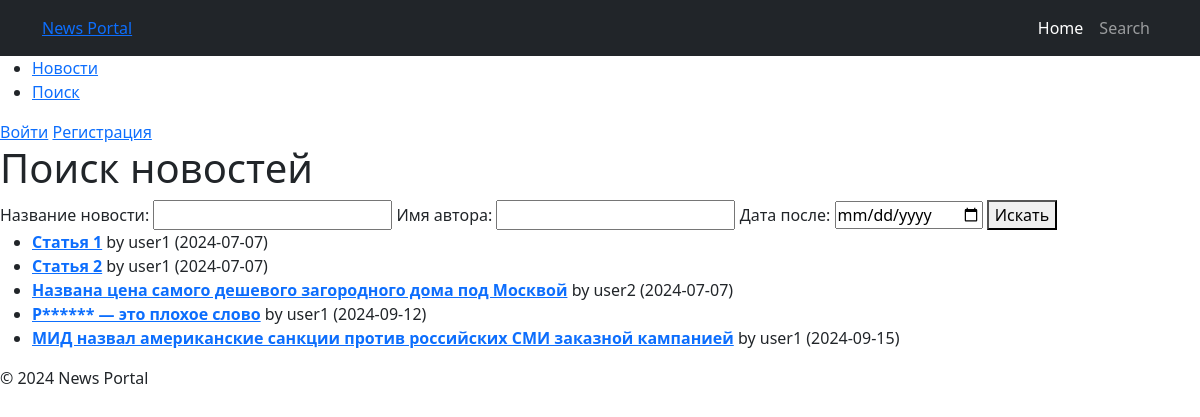
Page /posts/search/ on the earlier database version.
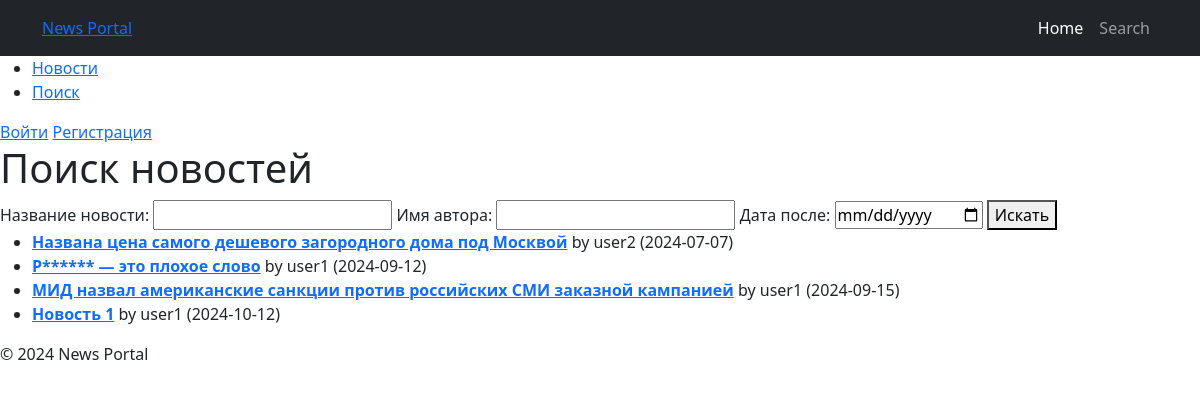
Same page on the later database version.
### news/models.py (models this page shows, shortened)
class Post(models.Model):
    ARTICLE = 'AR'
    NEWS = 'NW'
    POST_TYPE_CHOICES = [
        (ARTICLE, 'Article'),
        (NEWS, 'News'),
    ]
    author = models.ForeignKey(Author, on_delete=models.CASCADE)
    post_type = models.CharField(max_length=2, choices=POST_TYPE_CHOICES, default=ARTICLE)
    date_created = models.DateTimeField(auto_now_add=True)
    categories = models.ManyToManyField(Category, through='PostCategory')
    title = models.CharField(max_length=255)
    text = models.TextField()
    rating = models.IntegerField(default=0)

class Author(models.Model):
    user = models.OneToOneField(User, on_delete=models.CASCADE)
    rating = models.IntegerField(default=0)

### news/views.py (the view)
# urls.py: path('posts/search/', NewsSearchView.as_view(), name='search'),
class NewsSearchView(FilterView):
    model = Post
    template_name = 'search.html'
    context_object_name = 'posts'
    filterset_class = PostFilter

### news/context_processors.py (called while the page is built)
def is_author(request):
    if request.user.is_authenticated:
        return {'is_author': request.user.groups.filter(name='authors').exists()}
    return {'is_author': False}

### news/templatetags/censor.py (called while the page is built)
@register.filter(name='censor')
def censor(value):
    words = value.split()
    censored_text = []
    for word in words:
        clean_word = word.strip('.,!?')  # Убираем знаки препинания для проверки слова
        if clean_word.lower() in BAD_WORDS:
            censored_word = clean_word[0] + '*' * (len(clean_word) - 1)
            censored_text.append(word.replace(clean_word, censored_word))  # Восстанавливаем знаки препинания
        else:
            censored_text.append(word)
    return ' '.join(censored_text)

### templates/search.html
{% extends "default.html" %}
{% load censor %}
{% block content %}
<h1>Поиск новостей</h1>
<form method="get" action="{% url 'search' %}">
    <label for="title">Название новости:</label>
    <input type="text" name="title" id="title" value="{{ request.GET.title }}">
    <label for="author">Имя автора:</label>
    <input type="text" name="author" id="author" value="{{ request.GET.author }}">
    <label for="date_after">Дата после:</label>
    <input type="date" name="date_after" id="date_after" value="{{ request.GET.date_after }}">
    <button type="submit">Искать</button>
</form>
{% if posts %}
    <ul>
        {% for post in posts %}
            <li>
                <a href="{% url 'post_detail' post.pk %}"><strong>{{ post.title|censor }}</strong></a>
                by {{ post.author.user.username }} ({{ post.date_created|date:"Y-m-d" }})
            </li>
        {% endfor %}
    </ul>
{% else %}
    <p>Новостей не найдено. Попробуйте изменить критерии поиска!</p>
{% endif %}
{% endblock %}

### templates/default.html (shortened to what this page needs)
{% load static %}
<!DOCTYPE html>
<html lang="en">
<head>
    <link href="https://cdn.jsdelivr.net/npm/bootstrap@5.2.3/dist/css/bootstrap.min.css" rel="stylesheet">
    <link rel="stylesheet" href="{% static 'css/styles.css' %}">
    <nav class="navbar navbar-expand-lg navbar-dark bg-dark">
    <div class="container">
        <a href="{% url 'post_list' %}">News Portal</a>
        <div class="collapse navbar-collapse" id="navbarSupportedContent">
            <ul class="navbar-nav ms-auto mb-2 mb-lg-0">
                <li class="nav-item"><a class="nav-link active" aria-current="page" href="{% url 'post_list' %}">Home</a></li>
                <li class="nav-item"><a class="nav-link" href="{% url 'search' %}">Search</a></li>
            </ul>
        </div>
    </div>
</nav>
</head>
<body>
    <header>
        <nav>
            <ul>
                <li><a href="{% url 'post_list' %}">Новости</a></li>
                <li><a href="{% url 'search' %}">Поиск</a></li>
            </ul>
            <div>
                {% if user.is_authenticated %}
                    <p>Привет, {{ user.username }}!</p>
                    {% if not is_author %}
                        <form method="post" action="{% url 'become_author' %}">
                            {% csrf_token %}
                            <button type="submit">Стать автором</button>
                        </form>
                    {% endif %}
                    <form method="post" action="{% url 'account_logout' %}">
                        {% csrf_token %}
                        <button type="submit">Выйти</button>
                    </form>
                {% else %}
                    <a href="{% url 'account_login' %}">Войти</a>
                    <a href="{% url 'account_signup' %}">Регистрация</a>
                {% endif %}
            </div>
        </nav>
    </header>
    <main>
        {% block content %}{% endblock %}
    </main>
    <footer>
        <p>© 2024 News Portal</p>
    </footer>
</body>
</html>

Differences in the rows shown:
removed Post: title|censor "Статья 1", author.user.username "user1", date_created "2024-07-07"
removed Post: title|censor "Статья 2", author.user.username "user1", date_created "2024-07-07"
added Post: title|censor "Новость 1", author.user.username "user1", date_created "2024-10-12"
